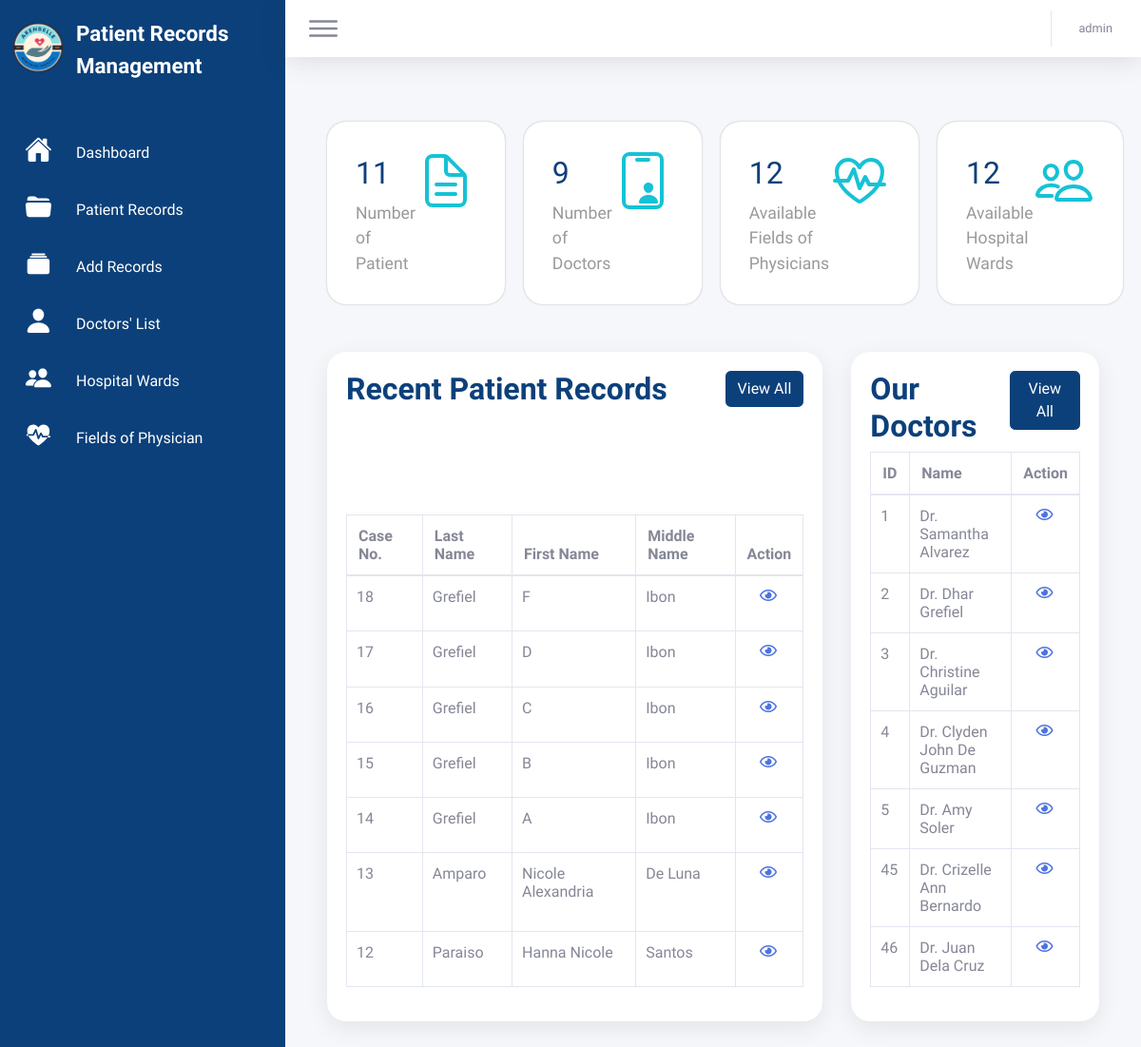
Screenshot of /dashboard.php (signed in) with the database file from the repository.
### tables this page shows
CREATE TABLE `user` (
  `u_id` int(11) NOT NULL,
  `u_username` varchar(255) NOT NULL,
  `u_password` varchar(255) NOT NULL
);

CREATE TABLE `patient_record` (
  `pr_id` int(11) NOT NULL,
  `pr_user_id` int(11) NOT NULL,
  `pr_date` date NOT NULL,
  `pr_lname` varchar(255) NOT NULL,
  `pr_fname` varchar(255) NOT NULL,
  `pr_mname` varchar(255) NOT NULL,
  `pr_addrs` varchar(255) NOT NULL,
  `pr_age` int(11) NOT NULL,
  `pr_bdate` date NOT NULL,
  `pr_bplace` varchar(255) NOT NULL,
  `pr_civilstat` varchar(255) NOT NULL,
  `pr_gen` varchar(255) NOT NULL,
  `pr_number` varchar(255) NOT NULL,
  `pr_religion` varchar(255) NOT NULL,
  `pr_occup` varchar(255) NOT NULL
);

CREATE TABLE `physicians` (
  `d_id` int(11) NOT NULL,
  `d_lname` varchar(255) NOT NULL,
  `d_fname` varchar(255) NOT NULL,
  `d_mname` varchar(255) NOT NULL,
  `d_address` varchar(255) NOT NULL,
  `d_gen` varchar(255) NOT NULL,
  `d_age` int(11) NOT NULL,
  `d_number` varchar(12) NOT NULL,
  `d_field` varchar(255) NOT NULL,
  `d_ward` varchar(255) NOT NULL,
  `d_date` date NOT NULL
);

### mainBackend.php (called while the page is built, shortened)
<?php
Class Hardware {
    private $server = "mysql:host=localhost;dbname=patient_records_management";
	private $user = "root";
	private $pass = "";
	private $options = array(PDO::ATTR_ERRMODE => PDO::ERRMODE_EXCEPTION, PDO::ATTR_DEFAULT_FETCH_MODE => PDO::FETCH_ASSOC);
    public function openConnection(){
		try{
			$this->con = new PDO($this->server, $this->user, $this->pass, $this->options);
			return $this->con;
		}catch(PDOException $e) {
			echo "There is a problem in the connection: ". $e->getMessage();
		}
	}
    public function header_user(){
        if ($_SESSION['authentication']) {
            $activeUser = $_SESSION['id'];
            $connection = $this->openConnection();
            $sql = $connection->prepare("SELECT * FROM user WHERE u_id = '$activeUser'");
            $sql->execute();
            $userinfo = $sql->fetch();
            return $userinfo;
        } else {
			header ('location:index.php');
		}
	}
    public function getNumberOfPatient(){
        if ($_SESSION['authentication']) {
        $connection = $this->openConnection();
        $sql = $connection->prepare("SELECT * FROM patient_record");
        $sql->execute();
        $patientRecordCount = $sql->rowCount();
        return $patientRecordCount;
        } else {
			header ('location:index.php');
		}
	}
    public function getNumberOfDoctor(){
        $connection = $this->openConnection();
        $sql = $connection->prepare("SELECT * FROM physicians");
        $sql->execute();
        $doctorCount = $sql->rowCount();
        return $doctorCount;
	}
    public function getNumberOfField(){
        $connection = $this->openConnection();
        $sql = $connection->prepare("SELECT * FROM fieldsphysician");
        $sql->execute();
        $fieldCount = $sql->rowCount();
        return $fieldCount;
	}
    public function getNumberOfWard(){
        $connection = $this->openConnection();
        $sql = $connection->prepare("SELECT * FROM wards");
        $sql->execute();
        $fieldCount = $sql->rowCount();
        return $fieldCount;
	}
    public function recentPatientRecord(){
      $connection = $this->openConnection();
      $sql = $connection->prepare("SELECT * FROM patient_record ORDER BY pr_id DESC LIMIT 7 ");
      $sql->execute();
	  $recentRecord = $sql->fetchAll();
      return $recentRecord;
    }
    public function ourDoctor(){
      $connection = $this->openConnection();
      $sql = $connection->prepare("SELECT * FROM physicians LIMIT 7 ");
      $sql->execute();
	  $ourDoctor = $sql->fetchAll();
      return $ourDoctor;
    }
}

### dashboard.php (the view, shortened to what this page needs)
<?php
	require_once "mainBackend.php";
	require_once('header.php');
  $outpatient = new Hardware();
  $numberOfPatient = $outpatient->getNumberOfPatient();
  $numberOfDoctors = $outpatient->getNumberOfDoctor();
  $numberOfFields = $outpatient->getNumberOfField();
  $numberOfWards = $outpatient->getNumberOfWard();
  $recentPatientRecords = $outpatient->recentPatientRecord();
  $dashboarDoctors = $outpatient->ourDoctor();
?>
<div class="container-fluid">
  <div class="cardBox">
    <div class="card1">
      <div>
        <div>
          <a class='numbers' href='patientRecords.php'><?= $numberOfPatient ?></a>
        </div>
        <div class="cardName">Number of Patient </div>
      </div>
      <div class="iconBx">
        <ion-icon name="document-text-outline"></ion-icon>
      </div>
    </div>
    <div class="card1">
      <div>
        <div>
          <a class='numbers' href='doctorsList.php'><?= $numberOfDoctors ?></a></div>
        <div class="cardName">Number of Doctors</div>
      </div>
      <div class="iconBx">
        <ion-icon name="id-card-outline"></ion-icon>
      </div>
    </div>
    <div class="card1">
      <div>
        <div>
          <a class='numbers' href='fieldsOfPhysicians.php'><?= $numberOfFields ?></a></div>
        <div class="cardName">Available Fields of Physicians</div>
      </div>
      <div class="iconBx">
        <ion-icon name="fitness-outline"></ion-icon>
      </div>
    </div>
    <div class="card1">
      <div>
        <div>
          <a class='numbers' href='hospitalWards.php'><?= $numberOfWards ?></a>
        </div>
        <div class="cardName">Available Hospital Wards</div>
      </div>
      <div class="iconBx">
        <ion-icon name="people-outline"></ion-icon>
      </div>
    </div>
  </div>
  <div class="details">
    <div class="recentOrders">
      <div class="cardHeader">
        <h2>Recent Patient Records</h2>
        <a href="patientRecords.php" class="btn btn-success">View All</a>
      </div>
      <table class="table table-bordered table-hover" >
        <thead>
          <tr>
            <th>Case No.</th>
            <th>Last Name</th>
            <th>First Name</th>
            <th>Middle Name</th>
            <th class='text-center'>Action</th>
          </tr>
        </thead>
        <tbody>
        <?php if($recentPatientRecords){ $counter = 0; ?>
            <?php foreach($recentPatientRecords as $record): $counter += 1;?>
                <tr valign="middle">
                    <td><?= $record['pr_id'];?></td>
                    <td><?= $record['pr_lname'];?></td>
                    <td><?= $record['pr_fname'];?></td>
                    <td><?= $record['pr_mname'];?></td>
                    <td class='text-center' width="10%">
                      <a title="View Record" href='patientRecordsView.php?pr_id=<?=$record['pr_id'];?> '><i class="far fa-eye"></i></a>
                    </td>
                </tr>
            <?php endforeach; ?>
        <?php } ?>
        </tbody>
      </table>
    </div>
    <div class="recentOrders">
      <div class="cardHeader">
        <h2>Our Doctors</h2>
        <a href="doctorsList.php" class="btn btn-success">View All</a>
      </div>
      <table class="table table-bordered table-hover " >
        <thead>
          <tr>
            <th>ID</th>
            <th>Name</th>
            <th class='text-center'>Action</th>
          </tr>
        </thead>
        <tbody>
        <?php if($dashboarDoctors){ $counter = 0; ?>
            <?php foreach($dashboarDoctors as $record2): $counter += 1;?>
                <tr>
                    <td><?= $record2['d_id'];?></td>
                    <td>Dr. <?= $record2['d_fname']. " ". $record2['d_lname'];?> </td>
                    <td class='text-center'>
                      <a title="View Record" href='doctorRecordsView.php?d_id=<?=$record2['d_id'];?> '><i class="far fa-eye"></i></a>
                    </td>
                </tr>
            <?php endforeach; ?>
        <?php } ?>
        </tbody>
      </table>
    </div>
  </div>
</div>

### header.php (shortened to what this page needs)
<?php
	require_once "mainBackend.php";
  $outpatient = new Hardware();
  $users = $outpatient->header_user();
?>
<!DOCTYPE html>
<html lang="en">
<head>
  <link href="assets/vendor/fontawesome-free/css/all.min.css" rel="stylesheet" type="text/css">
  <link href="assets/css/sb-admin-2.min.css" rel="stylesheet">
  <link rel="stylesheet" type="text/css" href="assets/loader.css">
  <link rel="stylesheet" type="text/css" href="assets/css/add.css">
  <link rel="stylesheet" type="text/css" href="assets/css/try.css">
</head>
<body id="page-top">
  <div id="container">
    <div class="navigation1">
      <ul>
        <li>
          <a href="#">
            <span class="icon"><img style="width:60px; margin-top:20px;" src="img/logo.png"></ion-icon></span>
            <span class="title1">Patient Records Management</span>
          </a>
        </li>
        <li>
          <a href="dashboard.php">
            <span class="icon">
              <ion-icon name="home"></ion-icon>
            </span>
            <span class="title">Dashboard</span>
          </a>
        </li>
        <li>
          <a href="patientRecords.php">
            <span class="icon">
              <ion-icon name="folder-open"></ion-icon>
            </span>
            <span class="title">Patient Records</span>
          </a>
        </li>
        <li>
          <a href="addRecords.php">
            <span class="icon">
              <ion-icon name="albums"></ion-icon>
            </span>
            <span class="title">Add Records</span>
          </a>
        </li>
        <li>
          <a href="doctorsList.php">
            <span class="icon">
              <ion-icon name="person"></ion-icon>
            </span>
            <span class="title">Doctors' List</span>
        </li>
        <li>
          <a href="hospitalWards.php">
            <span class="icon">
              <ion-icon name="people"></ion-icon>
            </span>
            <span class="title">Hospital Wards</span>
          </a>
        </li>
        <li>
          <a href="FieldsOfPhysicians.php">
            <span class="icon">
              <ion-icon name="fitness"></ion-icon>
            </span>
            <span class="title">Fields of Physician</span>
          </a>
        </li>
      </ul>
    </div>
    <div class="main1">
        <nav class="navbar navbar-expand navbar-light bg-white topbar mb-4 static-top shadow">
          <div class="toggle">
            <ion-icon name="menu-outline"></ion-icon>
          </div>
          <ul class="navbar-nav ml-auto">
            <li class="nav-item dropdown no-arrow">
              <a class="nav-link dropdown-toggle" href="#" id="userDropdown" role="button" data-toggle="dropdown"
                aria-haspopup="true" aria-expanded="false">
                <span class="mr-2 d-none d-lg-inline text-gray-600 small">
                  <?= $users['u_username'];?>
                </span>
              </a>
            </li>
          </ul>
        </nav>

### assets/css/add.css (style rules this page uses)
.btn-success { color: #fff; background-color: #0c407a !important; border-color: #0c407a !important; }

### assets/css/try.css (style rules this page uses)
* { margin: 0; padding: 0; box-sizing: border-box; font-family: 'Ubuntu', sans-serif; }
:root { --blue: #0C407A; --lightblue: #16c2d5; --white: #fff; --grey: #f5f5f5; --grey2: #F5F7FB; --black1: #222; --black2: #999; }
body { min-height: 100wh; overflow-x: hidden; }
.title1 { font-weight: 1000; font-size: 1.4em; color: var(--white); margin: 5px 10px; margin-top: 19px; }
.navigation1 { position: fixed; width: 300px; height: 100%; background: var(--blue); border-left: 10px solid var(--blue); transition: 0.5s; overflow: hidden; }
.navigation1 ul { position: absolute; top: 0; left: 0; width: 100%; }
.navigation1 ul li { position: relative; width: 100%; list-style: none; border-top-left-radius: 30px; border-bottom-left-radius: 30px; }
.navigation1 ul li:nth-child(1) { margin-bottom: 40px; pointer-events: none; }
.navigation1 ul li a { position: relative; display: block; width: 100%; display: flex; text-decoration: none; color: var(--white) }
.navigation1 ul li a .icon { position: relative; display: block; min-width: 60px; height: 60px; line-height: 70px; text-align: center; }
.navigation1 ul li a .icon ion-icon { font-size: 1.8em; margin-top: 12px; }
.navigation1 ul li a .title { position: relative; display: block; padding: 0 10px; height: 60 px; line-height: 60px; text-align: start; white-space: nowrap; }
.main1 { position: absolute; width: calc(100% - 300px); left: 300px; min-height: 100vh; background: var(--grey2); transition: 0.5s; }
.topbar { width: 100%; height: 60px; display: flex; justify-content: space-between; align-items: center; padding: 0 10px; box-shadow: 0 0 10px rgba(0,0,0,0.2); background: var(--white); }
.toggle { position: relative; width: 60px; height: 60px; display: flex; justify-content: center; align-items: center; font-size: 2.5em; cursor: pointer; }
.cardBox { position: relative; width: 100%; padding: 20px; display: grid; grid-template-columns: repeat(4,1fr); grid-gap: 20px; }
.cardBox .card1 { position: relative; background: var(--white); padding: 30px; border-radius: 20px; display: flex; justify-content: space-between; cursor: pointer; box-shadow: 0px 0px 2px 0px rgba(0,0,0,0.3); }
.cardBox .card1 .numbers { position: relative; font-weight: 500; font-size: 2em; color: var(--blue) }
.cardBox .card1 .cardName { font-size: 1.1em; color: var(--black2); margin-top: 5px; }
.cardBox .card1 .iconBx { font-size: 4em; color: var(--lightblue) }
.details { position: relative; width: 100%; padding: 20px; display: grid; grid-template-columns: 2fr 1fr; grid-gap: 30px; margin-top: 10px; }
.details .recentOrders { position: relative; display: grid; min-height: 500px; background: var(--white); padding: 20px; box-shadow: 0 7px 25px rgba(0, 0, 0, 0.08); border-radius: 20px; }
.cardHeader { display: flex; justify-content: space-between; align-items: flex-start; }
.cardHeader h2 { font-weight: 600; color: var(--blue); }
td { padding-left: 10px !important; }

### rows the page displays
user: u_username "admin"
patient_record: pr_id "18", pr_lname "Grefiel", pr_fname "F", pr_mname "Ibon"
patient_record: pr_id "17", pr_lname "Grefiel", pr_fname "D", pr_mname "Ibon"
patient_record: pr_id "16", pr_lname "Grefiel", pr_fname "C", pr_mname "Ibon"
patient_record: pr_id "15", pr_lname "Grefiel", pr_fname "B", pr_mname "Ibon"
patient_record: pr_id "14", pr_lname "Grefiel", pr_fname "A", pr_mname "Ibon"
patient_record: pr_id "13", pr_lname "Amparo", pr_fname "Nicole Alexandria", pr_mname "De Luna"
patient_record: pr_id "12", pr_lname "Paraiso", pr_fname "Hanna Nicole", pr_mname "Santos"
physicians: d_id "1", d_fname "Samantha", d_lname "Alvarez"
physicians: d_id "2", d_fname "Dhar", d_lname "Grefiel"
physicians: d_id "3", d_fname "Christine", d_lname "Aguilar"
physicians: d_id "4", d_fname "Clyden John", d_lname "De Guzman"
physicians: d_id "5", d_fname "Amy", d_lname "Soler"
physicians: d_id "45", d_fname "Crizelle Ann", d_lname "Bernardo"
physicians: d_id "46", d_fname "Juan", d_lname "Dela Cruz"

### other values shown
$numberOfPatient "11"
$numberOfDoctors "9"
$numberOfFields "12"
$numberOfWards "12"
